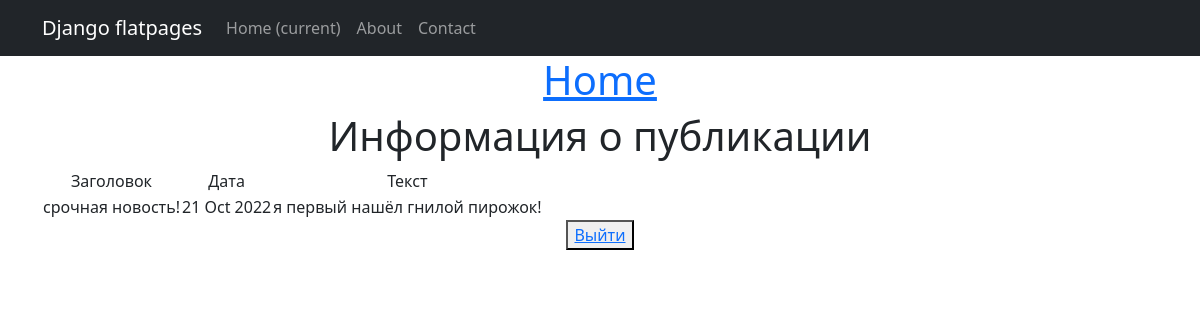
Screenshot of /3 (signed in) with the database file from the repository.
### NewsApp/models.py (models this page shows, shortened)
class Post(models.Model):
    article = 'AR'
    news = 'NE'
    TYPE = [
    (article, 'статья'),
    (news, 'новость')]
    author_post = models.ForeignKey(Author, on_delete=models.CASCADE)
    type_post = models.CharField(max_length=2, choices=TYPE, default=article)
    date_time_post = models.DateTimeField(auto_now_add=True)
    categories_post = models.ManyToManyField(Category, through='PostCategory')
    title_post = models.CharField(max_length=250)
    text_post = models.TextField()
    rating_post = models.FloatField(default=0.0)

### NewsApp/views.py (the view)
# urls.py: path('<int:pk>', PostDetail.as_view(), name='post_detail'),
class PostDetail(LoginRequiredMixin, DetailView):
    model = Post
    template_name = 'post.html'
    context_object_name = 'post'

### NewsApp/templatetags/custom_filters.py (called while the page is built)
@register.filter()
def censor(value):
    for word in words:
        value = value.replace(word, '***')
    return value

### templates/post.html (shortened to what this page needs)
{% extends 'flatpages/default.html' %}
{% load custom_filters %}
{% block content %}
<h1>Информация о публикации</h1>
<table>
    <tr>
        <td>Заголовок</td>
        <td>Дата</td>
        <td>Текст</td>
    </tr>
    <tr>
        <td>{{ post.title_post|censor }}</td>
        <td>{{ post.date_time_post|date:'d M Y'  }}</td>
        <td>{{ post.text_post|censor }}</td>
    </tr>
</table>
<button> <a href="sign/logout/">Выйти</a> </button>
{% endblock content %}

### rows the page displays
Post: title_post|censor "срочная новость!", date_time_post "21 Oct 2022", text_post|censor "я первый нашёл гнилой пирожок!"
